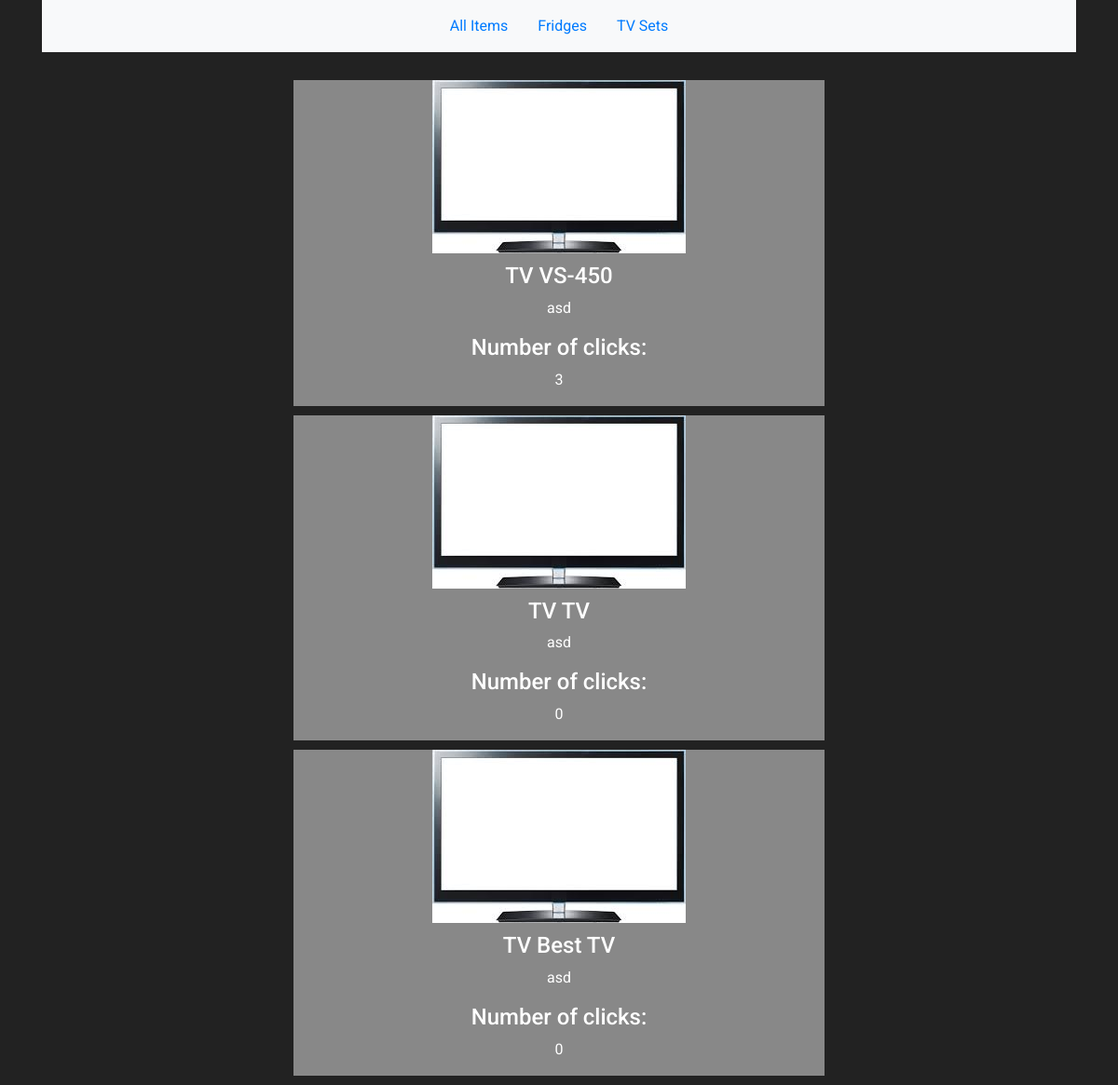
The app's page /items/tv-sets, older data.
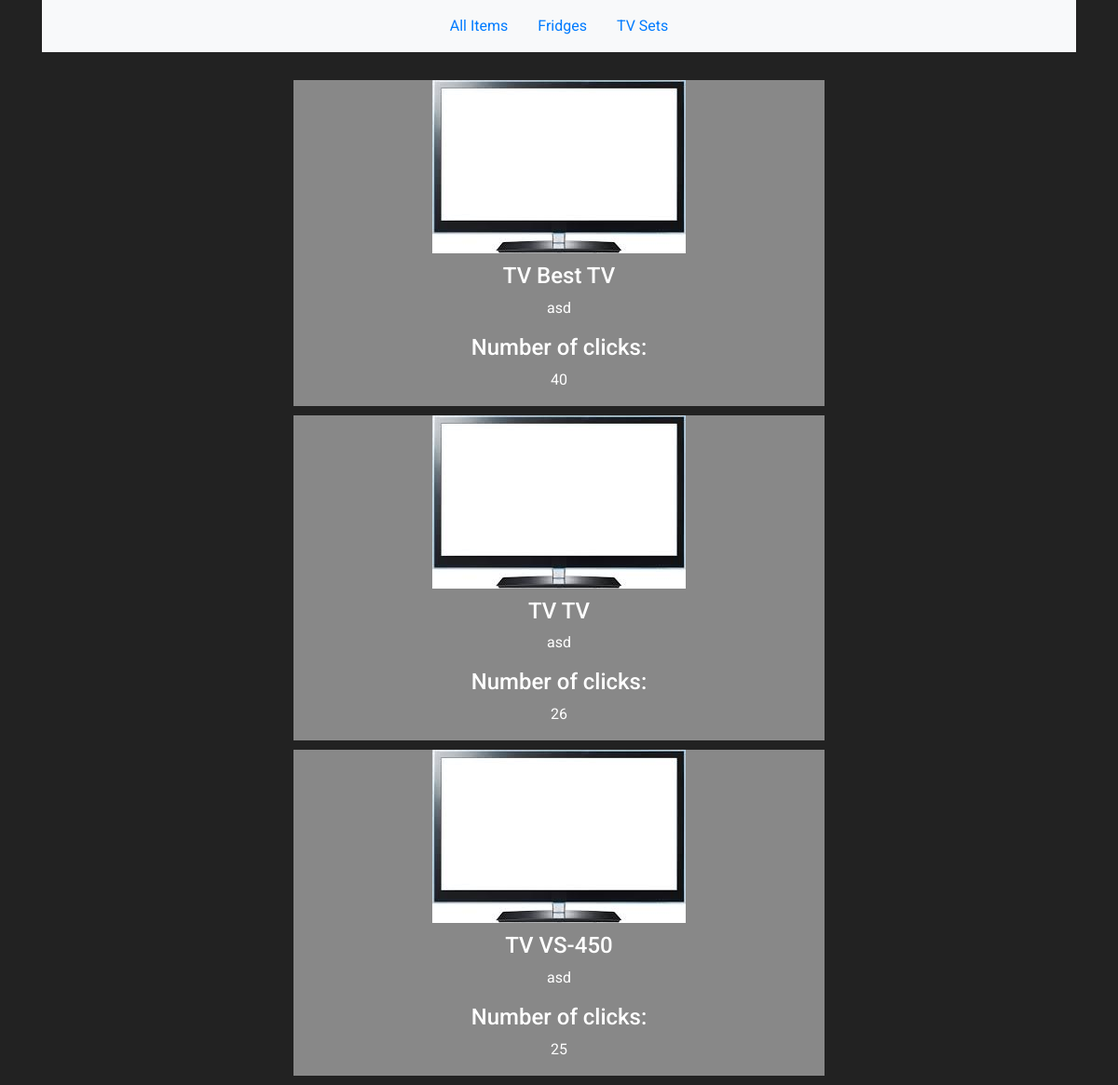
The same page, newer data.
### items/models.py (models this page shows, shortened)
class Item(models.Model):
    name = models.CharField(max_length=48, default='Item')
    category = models.ForeignKey('Category', on_delete=models.SET_NULL, null=True)
    manufacturer = models.ForeignKey('Manufacturer', on_delete=models.SET_NULL, null=True)
    item_image = models.ForeignKey('ItemImage', on_delete=models.SET_NULL, null=True, blank=True)
    description = models.TextField(max_length=500, help_text='Enter a description of an item', blank=True, null=True)
    number_of_clicks = models.PositiveIntegerField(default=0)
    class Meta:
        ordering = ["-number_of_clicks"]

class ItemImage(models.Model):
    image = models.ImageField(upload_to='items_images/')
    image_category = models.ForeignKey('Category', on_delete=models.SET_NULL, null=True)

class Category(models.Model):
    category = models.CharField(max_length=15)
    class Meta:
        verbose_name_plural = 'categories'

### items/views.py (the view)
# urls.py: path("tv-sets", TVList.as_view(), name="tv-list"),
class TVList(ListView):
    model = Item
    context_object_name = 'items'
    queryset = Item.objects.filter(category__category='TV')
    template_name = 'items/tv_list.html'

### items/templates/items/tv_list.html (shortened to what this page needs)
{% extends "base.html" %}
{% block content %}
  {% for item in items %}
    {% include 'items/item_view.html' %}
  {% endfor %}
{% endblock %}

### items/templates/items/item_view.html
{% load static %}
  <div class="row align-items-center click-container" style="padding-bottom: 10px;" data-item-id="{{ item.id }}">
    <div class="col-6 mx-auto text-center item-div">
      <div class="image-div">
        <img src="{{ item.item_image.image.url }}" class="img-responsive" alt='Image of an Item'>
      </div>
      <h4>{{ item.category.category }} {{ item.name }}</h4>
      <p>
          {{ item.description|truncatechars_html:70 }}
      </p>
      <h4>Number of clicks:</h4>
      <p class="clicks-number">{{ item.number_of_clicks }}</p>
    </div>
</div>

Row changes from the older to the newer data that the page shows:
changed Item "Best TV": number_of_clicks "0" → "40"; moves up the list
changed Item (number 2 of 3 on the later page): number_of_clicks "0" → "26"; moves down the list
changed Item "VS-450": number_of_clicks "3" → "25"
